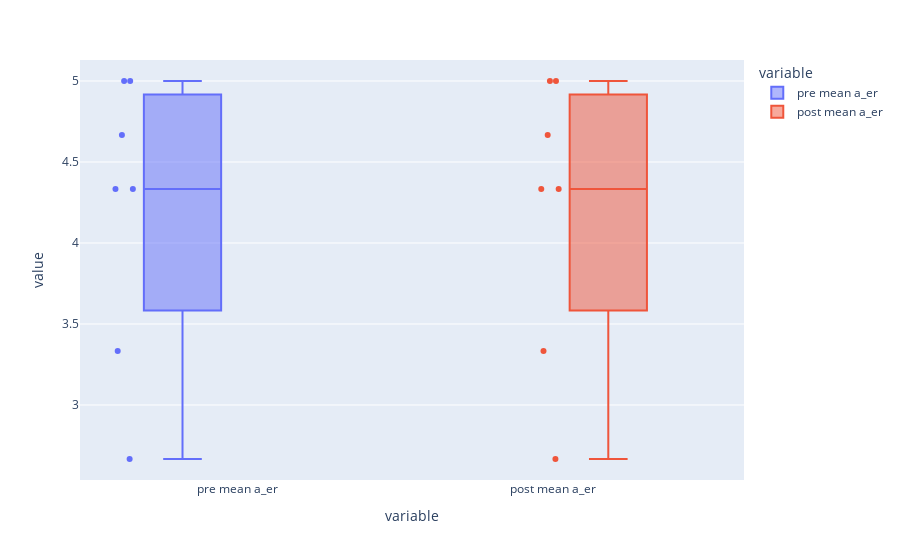

Write notebook code for a chart like this one.
### Code cell
#a_er boxplots
fig = px.box(kap_data_tidy[kap_data_tidy['variable'].isin(["pre mean a_er", "post mean a_er"])], x="variable", y='value', color="variable", points="all")
fig.show()

### Figure 1 — Plotly figure (JSON) as saved in the notebook; plotly's stock layout.template omitted (floating-point values rounded to 4 significant figures)
{"data": [{"alignmentgroup": "True", "boxpoints": "all", "hoverlabel": {"namelength": 0}, "hovertemplate": "variable=%{x}<br>value=%{y}", "legendgroup": "pre mean a_er", "marker": {"color": "#636efa"}, "name": "pre mean a_er", "notched": false, "offsetgroup": "pre mean a_er", "orientation": "v", "showlegend": true, "type": "box", "x": ["pre mean a_er", "pre mean a_er", "pre mean a_er", "pre mean a_er", "pre mean a_er", "pre mean a_er", "pre mean a_er"], "x0": " ", "xaxis": "x", "y": [5, 3.333, 5, 4.667, 2.667, 4.333, 4.333], "y0": " ", "yaxis": "y"}, {"alignmentgroup": "True", "boxpoints": "all", "hoverlabel": {"namelength": 0}, "hovertemplate": "variable=%{x}<br>value=%{y}", "legendgroup": "post mean a_er", "marker": {"color": "#EF553B"}, "name": "post mean a_er", "notched": false, "offsetgroup": "post mean a_er", "orientation": "v", "showlegend": true, "type": "box", "x": ["post mean a_er", "post mean a_er", "post mean a_er", "post mean a_er", "post mean a_er", "post mean a_er", "post mean a_er"], "x0": " ", "xaxis": "x", "y": [5, 3.333, 5, 4.667, 2.667, 4.333, 4.333], "y0": " ", "yaxis": "y"}], "layout": {"autosize": true, "boxmode": "group", "legend": {"title": {"text": "variable"}, "tracegroupgap": 0}, "margin": {"t": 60}, "xaxis": {"anchor": "y", "autorange": true, "categoryarray": ["pre mean a_er", "post mean a_er"], "categoryorder": "array", "domain": [0, 1], "range": [-0.5, 1.605], "title": {"text": "variable"}, "type": "category"}, "yaxis": {"anchor": "x", "autorange": true, "domain": [0, 1], "range": [2.537, 5.13], "title": {"text": "value"}, "type": "linear"}}}
